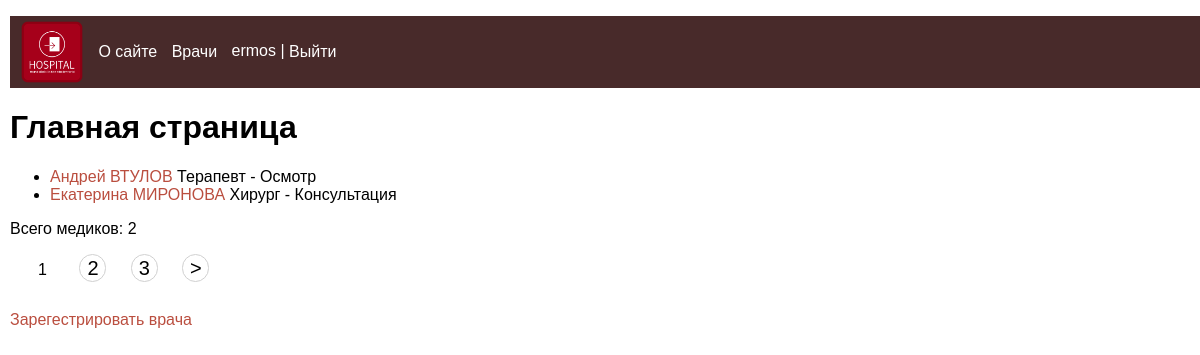
The app's page / (signed in) with its own data.
### patients/models.py (models this page shows, shortened)
class Medics(models.Model):
    first_name = models.CharField(verbose_name='Имя', max_length=50)
    last_name = models.CharField(verbose_name='Фамилия', max_length=50)
    middle_name = models.CharField(verbose_name='Отчество', max_length=50)
    gender = models.CharField(verbose_name='Пол', max_length=1)
    birth_date = models.DateField(verbose_name='Дата рождения', default=date(2000, 1, 1))
    works_from = models.DateField(verbose_name='Работает с')
    is_working = models.BooleanField(verbose_name='Работает на данный момент', default=True)
    grouptype = models.ForeignKey('GroupType', on_delete=models.CASCADE, verbose_name='Категория')
    slug = models.SlugField(verbose_name='URL', max_length=255, unique=True, db_index=True)
    user = models.ForeignKey(User, verbose_name='Пользователь', on_delete=models.CASCADE)
    class Meta:
        verbose_name = 'Врач'
        verbose_name_plural = 'Врачи'
        ordering = ['last_name', 'first_name']
    def get_absolute_url(self):
        return reverse('medic', kwargs={'med_slug': self.slug})

class GroupType(models.Model):
    grouptype = models.CharField(verbose_name="Категория", max_length=50)
    service = models.CharField(verbose_name="Оказываемая услуга", max_length=50)
    class Meta:
        verbose_name = 'Категория'
        verbose_name_plural = 'Категории'
        ordering = ['grouptype']
    def __str__(self):
        return f'{self.grouptype} - {self.service}'

### patients/views.py (the view)
# urls.py: path('', MedicHome.as_view(), name = 'home'),
class MedicHome(DataMixin, ListView):
    model = Medics
    template_name = 'patients/index.html'
    context_object_name = 'medics'
    paginate_by = 2
    def get_context_data(self, *, object_list=None, **kwargs):
        context = super().get_context_data(**kwargs)
        auth = self.request.user.is_authenticated
        c_def = self.get_user_context(title='Главная страница', auth=auth)
        return {**context, **c_def}
    def get_queryset(self):
        return Medics.objects.filter(is_working=True)

### patients/utils.py (called while the page is built)
    def get_user_context(self, **kwargs):
        context = kwargs
        context['menu'] = menu
        return context

### patients/templates/patients/index.html (shortened to what this page needs)
{% extends 'patients/base.html' %}
{% block content %}
        <h1>{{title}}</h1>
        <ul>
                {% for med in medics %}
                        <li>
                                <a href="{{med.get_absolute_url}}">
                                {{med.first_name}}
                                {{med.last_name | upper}}
                                </a>
                                {{med.grouptype}}
                        </li>
                {% endfor %}
        </ul>
        <p>Всего медиков: {{medics | length}}</p>
        {% if page_obj.has_other_pages %}
        <nav class="list-pages">
                 <ul>
                     {% for p in paginator.page_range %}
                                {% if page_obj.number == p %}
                                         <li class="page-num page-num-selected">{{ p }}</li>
                                {% elif p >= page_obj.number|add:-2 and p <= page_obj.number|add:2 %}
                                         <li class="page-num">
                                                 <a href="?page={{ p }}">{{ p }}</a>
                                         </li>
                                {% endif %}
                     {% endfor %}
                     {% if page_obj.has_next %}
                        <li class="page-num">
                         <a href="?page={{ page_obj.next_page_number}}">&gt;</a>
                        </li>
                     {% endif %}
                 </ul>
        </nav>
        {% endif %}
        {% if auth %}
                <p><a href="{% url 'addmedic' %}">Зарегестрировать врача</a></p>
        {% endif %}
{% endblock %}

### patients/templates/patients/base.html (shortened to what this page needs)
{% load static %}
<!DOCTYPE html>
<html>
<head>
    <link type="text/css" href="{% static 'patients/css/styles.css' %}" rel="stylesheet" />
</head>
<body>
    {% block mainmenu %}
    <div class="header">
        <ul id="mainmenu" class="mainmenu">
        <li class="logo"><a href="{% url 'home' %}"><div
            class="logo"><img src="{% static 'patients/images/logo.png'%}"></div></a></li>
             {% for m in menu %}
                <li><a href="{% url m.url_name %}">{{ m.title }}</a></li>
             {% endfor %}
            {% if request.user.is_authenticated %}
                <li class="last"> {{user.username}} | <a href="{% url 'logout' %}">Выйти</a></li>
            {% else %}
                <li class="last"><a href="{% url 'register' %}">Регистрация</a> | <a href="{% url 'login' %}">Войти</a></li>
            {% endif %}
        </ul>
    </div>
    {% endblock mainmenu %}
    {% block content %}
    {% endblock content %}
</body>
</html>

### patients/static/patients/css/styles.css (style rules this page uses)
a { text-decoration:none; color: #ba4e3f; }
body { font-family: "Arial"; margin: 0; padding: 0 10px 0 10px; height: 100%; width: 100%; color: #444: }
.logo img { height: 64px; width: 64px; vertical-align: middle; }
.header ul { color: #ffffff; background: #482a2a; height: 64px; padding: 4px 0 4px 10px; }
.header a { text-decoration:none; color: #ffffff; vertical-align: middle; }
.header li { display: inline-block; padding: 0 10px 0 0 }
.list-pages ul { margin: 10px 0 0 0; padding: 0; list-style: none; }
.list-pages ul li { display: inline-block; margin: 0 0 10px 20px; }
.list-pages .page-num, .page-num-selected { display: inline-block; width: 25px; height: 24px; padding: 2px 0 0 0; border: 1px solid #d0d0d0; border-radius: 30px; text-align: center; }
.list-pages a { color: #000; font-size: 20px; text-decoration: none; }
.list-pages .page-num-selected { border: none; color: #000; font-size: 16px; text-align: center; }

### records on screen
Medics: first_name "Андрей", last_name "ВТУЛОВ", grouptype "Терапевт - Осмотр"
Medics: first_name "Екатерина", last_name "МИРОНОВА", grouptype "Хирург - Консультация"

### other values on screen
{{ m.title }} "О сайте" "Врачи"
{{ user.username }} "ermos"
{{ title }} "Главная страница"
{{ medics | length }} "2"
{{ p }} "1"
{{ p }} "2" "3"
